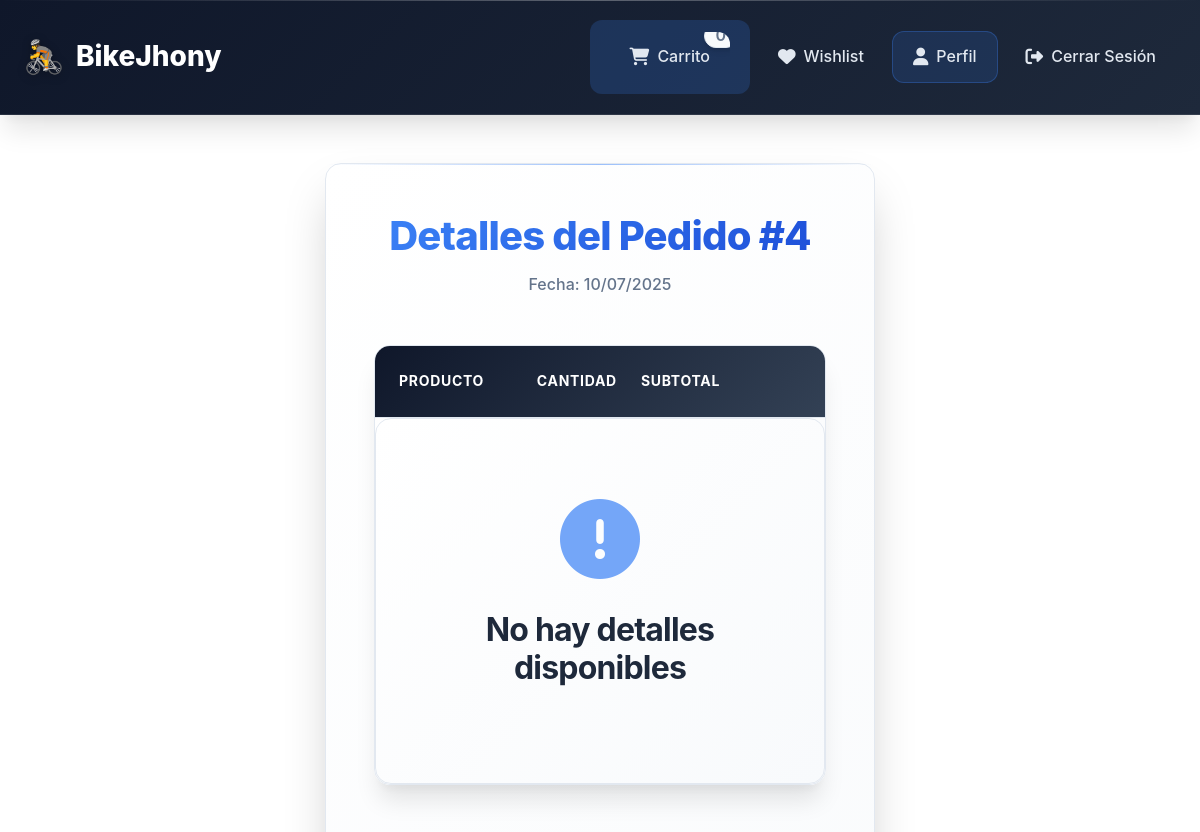
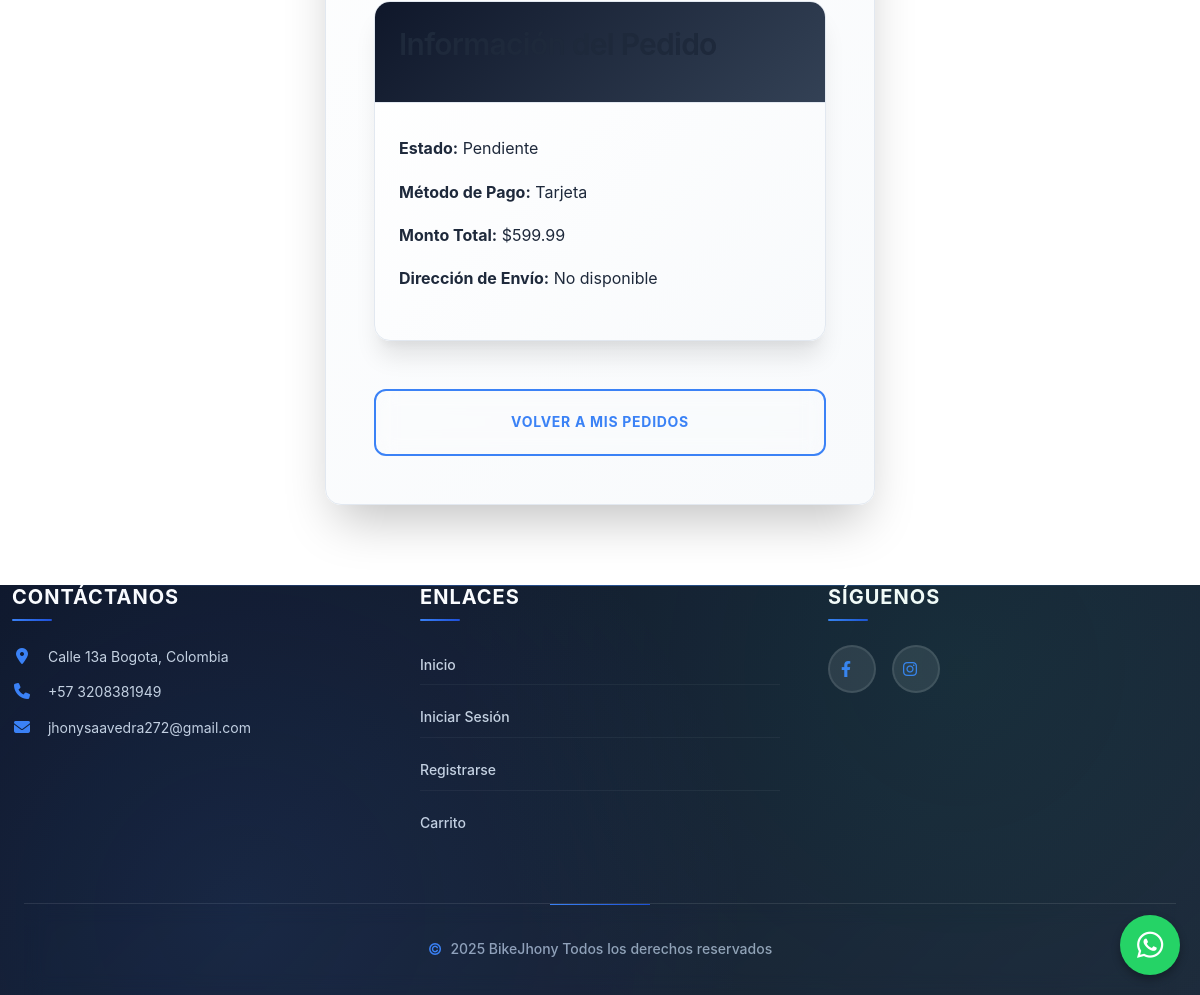
/dashboard/pedido_detalle/4 (signed in), run on the app's committed database (2 pictures, top to bottom).
### models/pedido.py (models this page shows)
class Pedido(db.Model):
    __tablename__ = 'pedidos'
    id = db.Column(db.Integer, primary_key=True)
    usuario_id = db.Column(db.Integer, db.ForeignKey('usuarios.id'))
    direccion_id = db.Column(db.Integer, db.ForeignKey('direcciones.id'))
    monto_total = db.Column(db.Numeric(10, 2), nullable=False)
    metodo_pago = db.Column(db.String(20), nullable=False)
    estado = db.Column(db.String(20), default='pendiente')
    fecha_creacion = db.Column(db.DateTime, default=db.func.current_timestamp())
    usuario = db.relationship('User', backref='pedidos')
    detalles = db.relationship('DetallePedido', back_populates='pedido', lazy=True)
    direccion = db.relationship('Direccion', backref='pedidos')

### routes/dashboard.py (the view)
@dashboard_bp.route('/pedido_detalle/<int:pedido_id>')
@login_required
def pedido_detalle(pedido_id):
    pedido = Pedido.query.get_or_404(pedido_id)
    if current_user.rol == 'cliente' and pedido.usuario_id != current_user.id:
        flash('Acceso denegado', 'danger')
        return redirect(url_for('dashboard.client_dashboard'))
    return render_template('pedido_detalle.html', pedido=pedido)

### app.py (called while the page is built)
@login_manager.user_loader
def load_user(user_id):
    return db.session.get(User, int(user_id))

### templates/pedido_detalle.html (shortened to what this page needs)
{% extends 'base.html' %}
{% block content %}
<div class="form-container">
    <div class="form-header">
        <h2 class="form-title">Detalles del Pedido #{{ pedido.id }}</h2>
        <p class="form-subtitle">Fecha: {{ pedido.fecha_creacion.strftime('%d/%m/%Y') }}</p>
    </div>
    <div class="cart-table">
        <div class="cart-table-header">
            <div class="cart-table-header-row">
                <span>Producto</span>
                <span>Cantidad</span>
                <span>Subtotal</span>
            </div>
        </div>
        {% if pedido.detalles %}
            {% for detalle in pedido.detalles %}
                <div class="cart-item">
                    <div class="cart-item-row">
                        <div class="cart-item-product">
                            {% if detalle.producto.url_imagen %}
                                <img src="{{ detalle.producto.url_imagen }}" alt="{{ detalle.producto.nombre }}" class="cart-item-image">
                            {% else %}
                                <img src="{{ url_for('static', filename='images/placeholder.jpg') }}" alt="Placeholder" class="cart-item-image">
                            {% endif %}
                            <div class="cart-item-info">
                                <h4>{{ detalle.producto.nombre }}</h4>
                            </div>
                        </div>
                        <div>{{ detalle.cantidad }}</div>
                        <div>${{ "%.2f"|format(detalle.precio_unitario * detalle.cantidad) }}</div>
                    </div>
                </div>
            {% endfor %}
        {% else %}
            <div class="empty-cart">
                <i class="fas fa-exclamation-circle empty-cart-icon"></i>
                <h3>No hay detalles disponibles</h3>
            </div>
        {% endif %}
    </div>
    <div class="cart-table">
        <div class="cart-table-header">
            <h3>Información del Pedido</h3>
        </div>
        <div class="cart-item">
            <p><strong>Estado:</strong> {{ pedido.estado|title }}</p>
            <p><strong>Método de Pago:</strong> {{ pedido.metodo_pago|title }}</p>
            <p><strong>Monto Total:</strong> ${{ "%.2f"|format(pedido.monto_total) }}</p>
            {% if pedido.direccion %}
                <p><strong>Dirección de Envío:</strong> {{ pedido.direccion.calle }}, {{ pedido.direccion.ciudad }} {% if pedido.direccion.codigo_postal %}({{ pedido.direccion.codigo_postal }}){% endif %}</p>
            {% else %}
                <p><strong>Dirección de Envío:</strong> No disponible</p>
            {% endif %}
        </div>
    </div>
    {% if pedido.estado == 'pagado' %}
        <div class="cart-actions">
            <a href="{{ url_for('cart.descargar_factura', pedido_id=pedido.id) }}" class="btn btn-primary checkout-btn">Descargar Factura</a>
            <a href="{{ url_for('dashboard.mis_pedidos') }}" class="continue-shopping">Volver a Mis Pedidos</a>
        </div>
    {% else %}
        <div class="cart-actions">
            <a href="{{ url_for('dashboard.mis_pedidos') }}" class="continue-shopping">Volver a Mis Pedidos</a>
        </div>
    {% endif %}
</div>
{% endblock %}

### static/css/main.css (style rules this page uses)
:root { --primary-color: #3b82f6; --primary-hover: #2563eb; --primary-light: #dbeafe; --secondary-color: #64748b; --secondary-hover: #475569; --success-color: #10b981; --success-light: #d1fae5; --danger-color: #ef4444; --danger-light: #fee2e2; --warning-color: #f59e0b; --warning-light: #fef3c7; --dark-color: #0f172a; --light-color: #f8fafc; --background-color: #ffffff; --surface-color: #f1f5f9; --border-color: #e2e8f0; --border-hover: #cbd5e1; --text-color: #1e293b; --text-muted: #64748b; --text-light: #94a3b8; --shadow-sm: 0 1px 2px 0 rgba(0, 0, 0, 0.05); --shadow: 0 4px 6px -1px rgba(0, 0, 0, 0.1), 0 2px 4px -1px rgba(0, 0, 0, 0.06); --shadow-md: 0 10px 15px -3px rgba(0, 0, 0, 0.1), 0 4px 6px -2px rgba(0, 0, 0, 0.05); --shadow-lg: 0 20px 25px -5px rgba(0, 0, 0, 0.1), 0 10px 10px -5px rgba(0, 0, 0, 0.04); --shadow-xl: 0 25px 50px -12px rgba(0, 0, 0, 0.25); --border-radius: 12px; --border-radius-sm: 8px; --border-radius-lg: 16px; --border-radius-xl: 24px; --transition: all 0.3s cubic-bezier(0.4, 0, 0.2, 1); --transition-fast: all 0.15s cubic-bezier(0.4, 0, 0.2, 1); --gradient-primary: linear-gradient(135deg, #3b82f6 0%, #1d4ed8 100%); --gradient-secondary: linear-gradient(135deg, #64748b 0%, #475569 100%); --gradient-surface: linear-gradient(135deg, #ffffff 0%, #f8fafc 100%); --gradient-dark: linear-gradient(135deg, #0f172a 0%, #1e293b 100%); }
* { margin: 0; padding: 0; box-sizing: border-box; }
*::before, *::after { box-sizing: border-box; }
body { font-family: "Inter", -apple-system, BlinkMacSystemFont, "Segoe UI", Roboto, "Helvetica Neue", Arial, sans-serif; line-height: 1.6; color: var(--text-color); background: var(--background-color); font-feature-settings: "kern" 1, "liga" 1; -webkit-font-smoothing: antialiased; -moz-osx-font-smoothing: grayscale; scroll-behavior: smooth; }
h1, h2, h3, h4, h5, h6 { font-weight: 700; line-height: 1.2; margin-bottom: 1rem; color: var(--text-color); letter-spacing: -0.025em; }
h2 { font-size: 2.25rem; font-weight: 700; }
h3 { font-size: 1.875rem; font-weight: 600; }
p { margin-bottom: 1rem; line-height: 1.7; }
a { color: var(--primary-color); text-decoration: none; transition: var(--transition); position: relative; }

### static/css/forms.css (style rules this page uses)
.form-container { max-width: 550px; margin: 3rem auto; padding: 3rem; background: var(--gradient-surface); border-radius: var(--border-radius-lg); box-shadow: var(--shadow-xl); border: 1px solid var(--border-color); position: relative; backdrop-filter: blur(20px); animation: fadeInUp 0.6s ease-out; }
.form-container::before { content: ""; position: absolute; top: 0; left: 0; right: 0; height: 1px; background: linear-gradient(90deg, transparent, rgba(59, 130, 246, 0.5), transparent); }
.form-header { text-align: center; margin-bottom: 3rem; position: relative; }
.form-title { font-size: 2.5rem; font-weight: 800; background: var(--gradient-primary); -webkit-background-clip: text; -webkit-text-fill-color: transparent; background-clip: text; margin-bottom: 0.75rem; letter-spacing: -0.02em; }
.form-subtitle { color: var(--text-muted); font-size: 1rem; font-weight: 500; line-height: 1.6; }

### data on the page
Pedido: id "4", fecha_creacion "10/07/2025", estado "Pendiente", metodo_pago "Tarjeta", monto_total "599.99"
